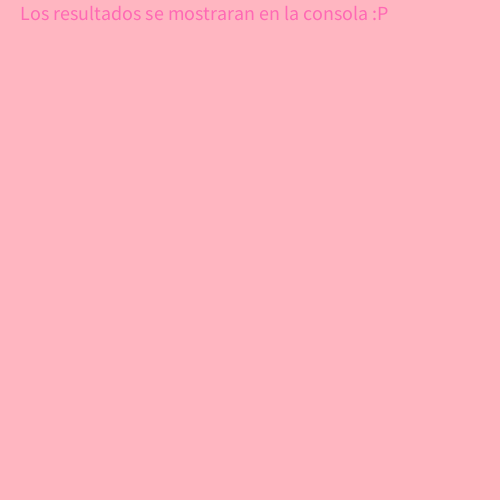
Frame 1 (no input)
Frame 2 (the mouse pressed at the canvas centre, redrawn once): identical to frame 1, image omitted

The Processing sketch that drew this single still picture (run headless with seeded random() and noise(); the mouse was pressed at the canvas centre and the sketch redrawn once):

// Processing sketch: ejercicio18
// ── ejercicio18.pde
float a = 6;
float b = 1;
float c = 0;  

void setup() {
  size(500, 500);
  noLoop();
  textSize(20);
  fill(#FF69B4);

  calcularRaices(a, b, c);
}

void calcularRaices(float a, float b, float c) {
  if (a == 0) {
    println("No es una ecuación cuadrática");
    return;
  }
  
  float discriminante = b*b - 4*a*c;
  float x1, x2, realPart, imagPart;
  
  if (discriminante >= 0) {
    x1 = (-b + sqrt(discriminante)) / (2*a);
    x2 = (-b - sqrt(discriminante)) / (2*a);
    println(discriminante == 0 ? "raíz única: x = " + x1 : "raíces reales y distintas: x1 = " + x1 + ", x2 = " + x2);
  } else {
    realPart = -b / (2*a);
    imagPart = sqrt(-discriminante) / (2*a);
    println("raíces complejas: x1 = " + realPart + "+" + imagPart + "i, x2 = " + realPart + "-" + imagPart + "i");
  }
}

void draw() {
  background(#FFB6C1);
  text("Los resultados se mostraran en la consola :P", 20, 20);
}
